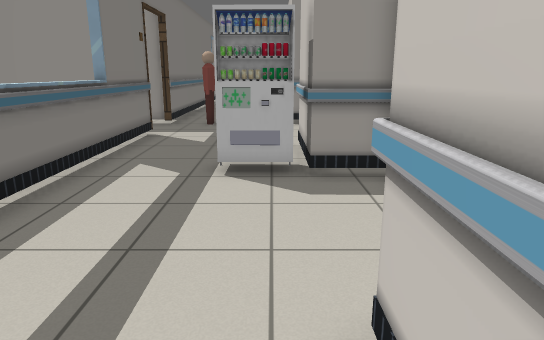
view 1 (above)

23 first-person views from a walk through a Gazebo world. The camera is 1.2 m above the floor, tilts 14° down and sees 70° across. The floor is counted in squares, 0.5 m on a side. Each view is taken from the middle of a square. On the plan, view 1 faces up. The plan holds only what a view shows up to about 20 squares ahead; the rest is blank. The place goes on beyond the plan. Simple shapes stand in for some stock models. Some surface patterns are stand-ins.

view 2
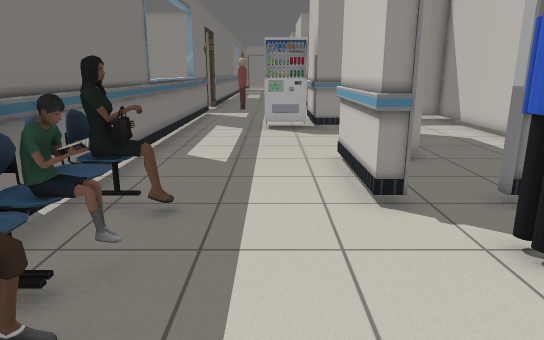

view 3
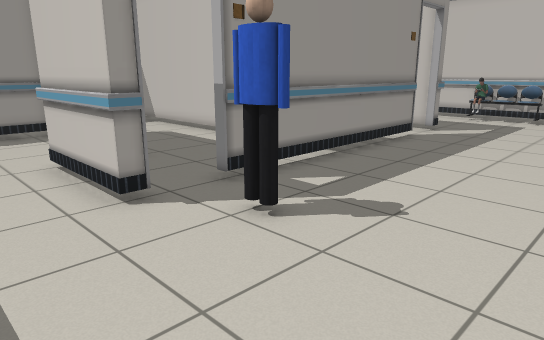

view 4
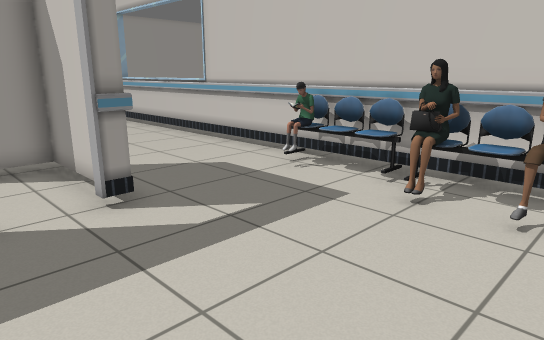

view 5
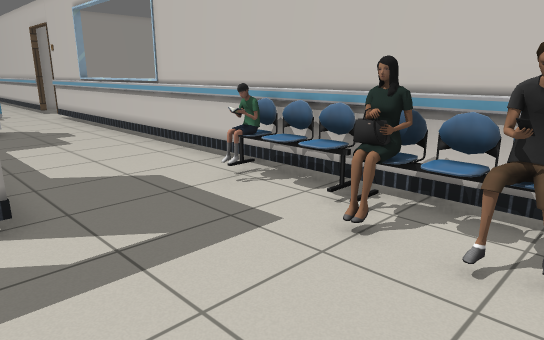

view 6
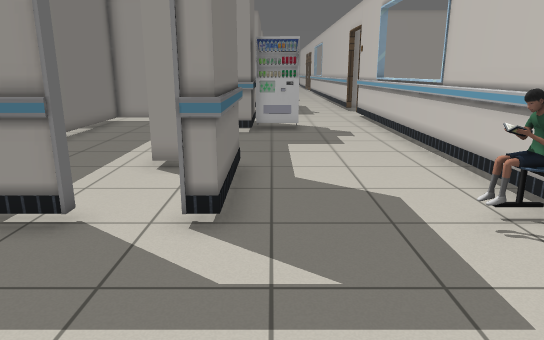

view 7
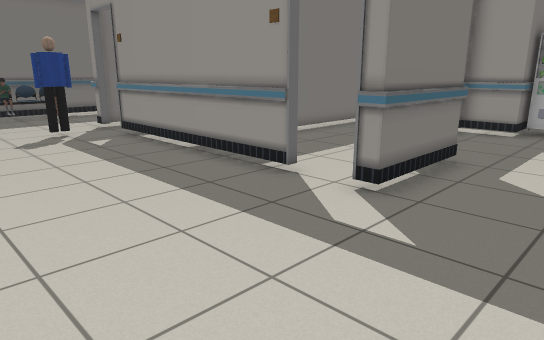

view 8
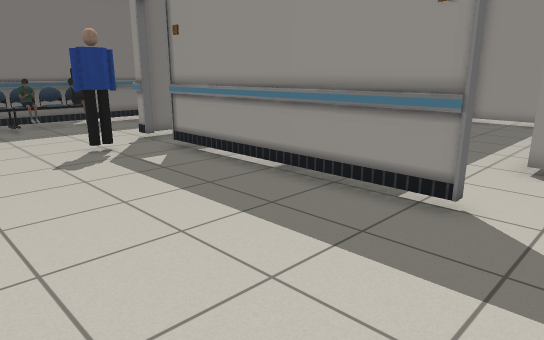

view 9
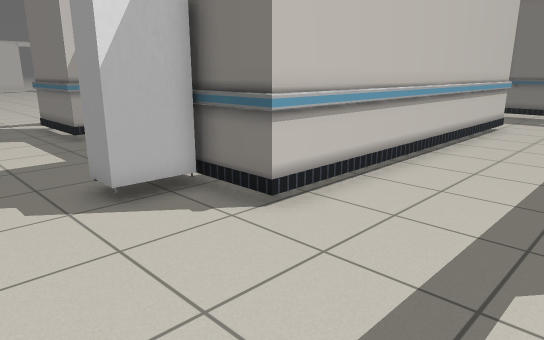

view 10
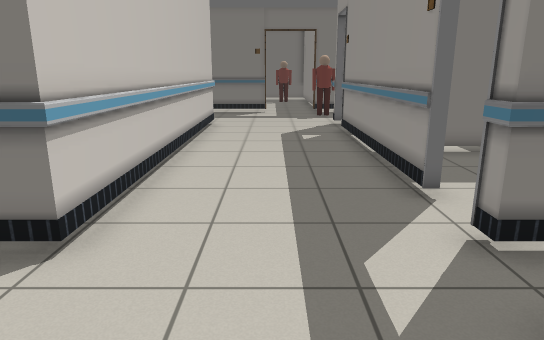

view 11
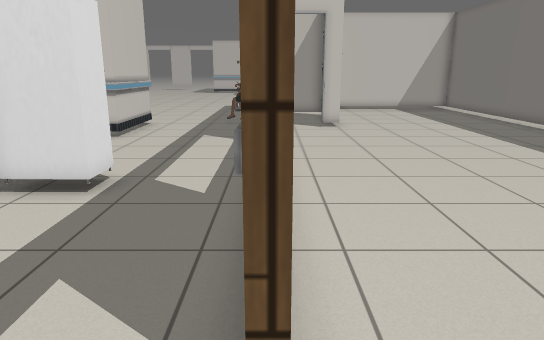

view 12
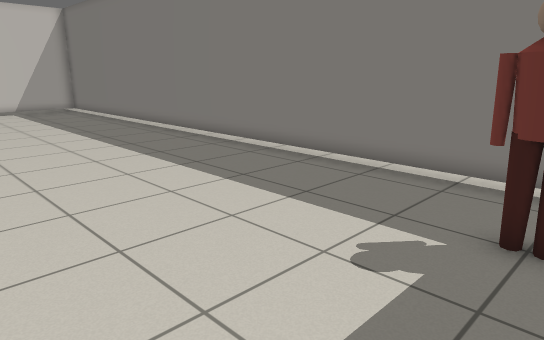

view 13
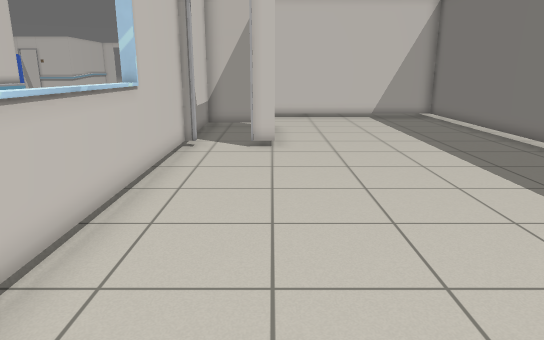

view 14
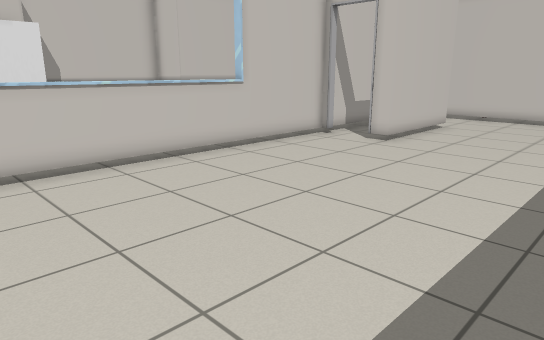

view 15
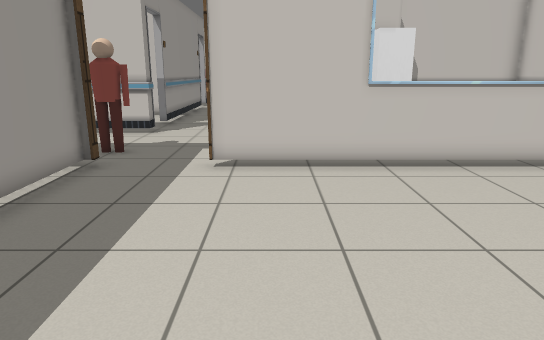

view 16
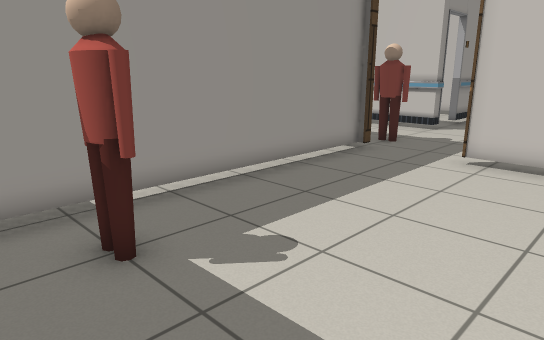

view 17
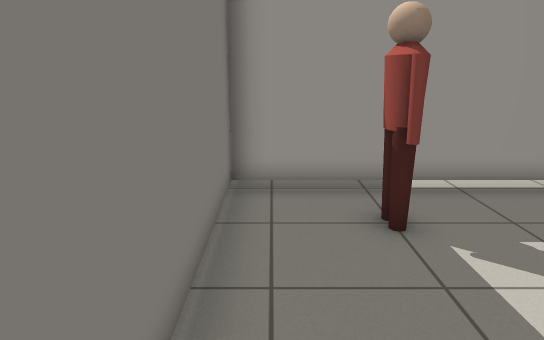

view 18
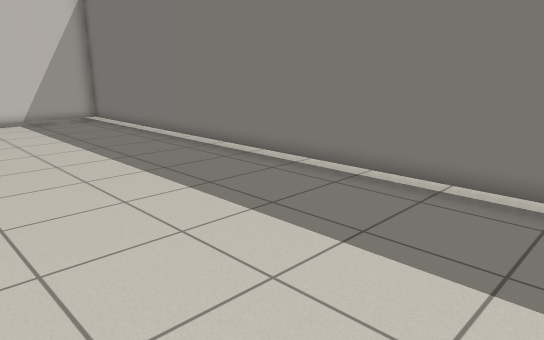

view 19
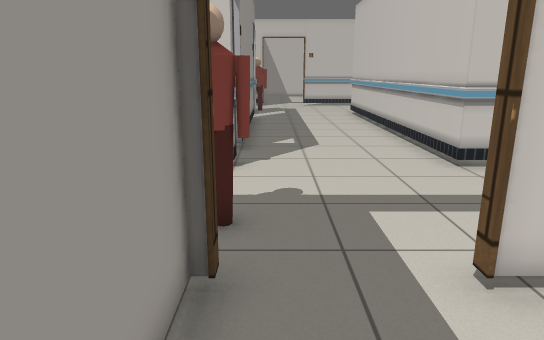

view 20
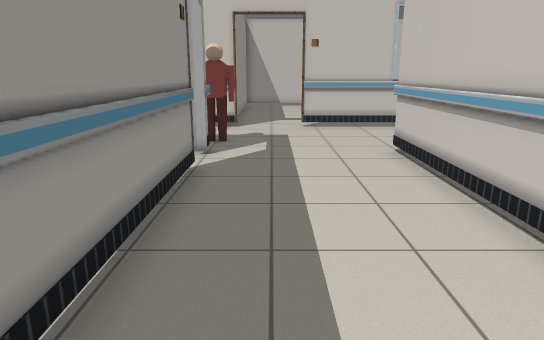

view 21
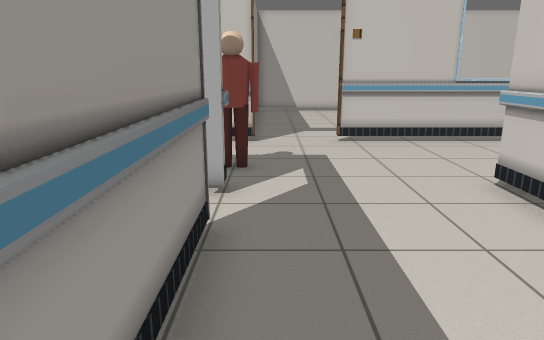

view 22
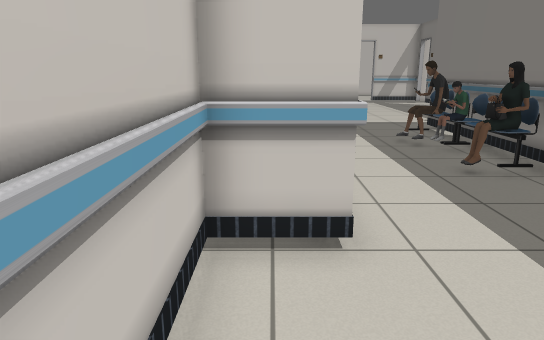

view 23
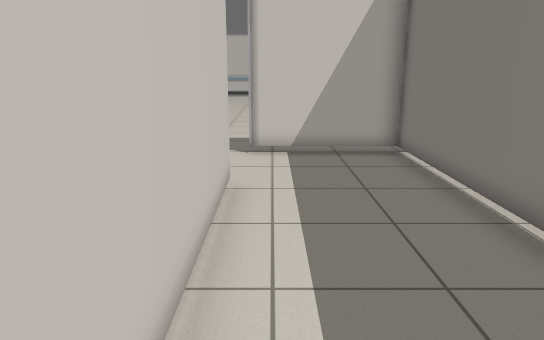

### Floor plan
Key: @ floor where view 1 was taken; # wall or solid block; . floor; = window, fence, low wall or low ledge; P person; T thing the floor can be seen under or through; M vending machine; C chair.
Columns run from 18 left of view 1 to 27 right of it. Each row starts with its distance up from view 1.
 19  #############.P...#.###########.#.P...#
 18  #..P..........P...................P..........
 17  #..P.........................................
 16 .#..P.........................................
 15 .#...........T.........................T......
 14 .#...........T.........................T..
 13 .#...........T.....###############.....T..
 12 .#...........T.....#      #...   #.....T..
 11 .#...........=.....#      #....  #MM...=..
 10 .#...........=...MM#      #... ..#MM...=.
  9 .#...........=...MM###    #....###.....=.
  8 .#...........=.......#    #....#.......=.
  7 .#...........=.......#    #....#.......=.
  6 .#...........=.......#    #....#.......=.
  5 .#...........=.......#    #....#.......=.
  4 .#...........#.......#    #....#.......#.
  3 .#...........#.....###    #....###.....#.
  2 .#...........#.....#      #......#.....#.
  1 .#...........#.....#      #......#.....#.
  0  #........#..#....@#      #......#.....#.
 -1 .#........#..#PP...#.######TTTT..#...PP#.
 -2 .#........#..#PP......................CT.
 -3 .#........#..#PP....PP................CT.
 -4  #........#..#PP.....P................CT.
 -5  #........####PP.....................PPT
 -6  #...........#PP.....................CCT.
 -7  #.........  #CC.. ..................PPT.
 -8  #.... ....  #....            .....  .

Where each view was taken, in squares from view 1:
view 1: 0 up, 0 right, facing up
view 2: 8 down, 1 left, facing up
view 3: 8 down, 2 left, facing up-right
view 4: 8 down, 12 right, facing up-right
view 5: 8 down, 14 right, facing up-right
view 6: 7 down, 16 right, facing up
view 7: 8 down, 19 right, facing up-left
view 8: 8 down, 15 right, facing up-left
view 9: 18 up, 20 right, facing down-left
view 10: 16 up, 20 right, facing left
view 11: 18 up, 5 left, facing down
view 12: 18 up, 8 left, facing down-left
view 13: 13 up, 8 left, facing down
view 14: 13 up, 15 left, facing down-right
view 15: 14 up, 15 left, facing right
view 16: 12 up, 16 left, facing up-right
view 17: 11 up, 16 left, facing up
view 18: 12 up, 9 left, facing down-left
view 19: 18 up, 9 left, facing right
view 20: 17 up, 3 right, facing right
view 21: 18 up, 7 right, facing right
view 22: 8 up, 2 right, facing down
view 23: 11 up, 12 right, facing down
